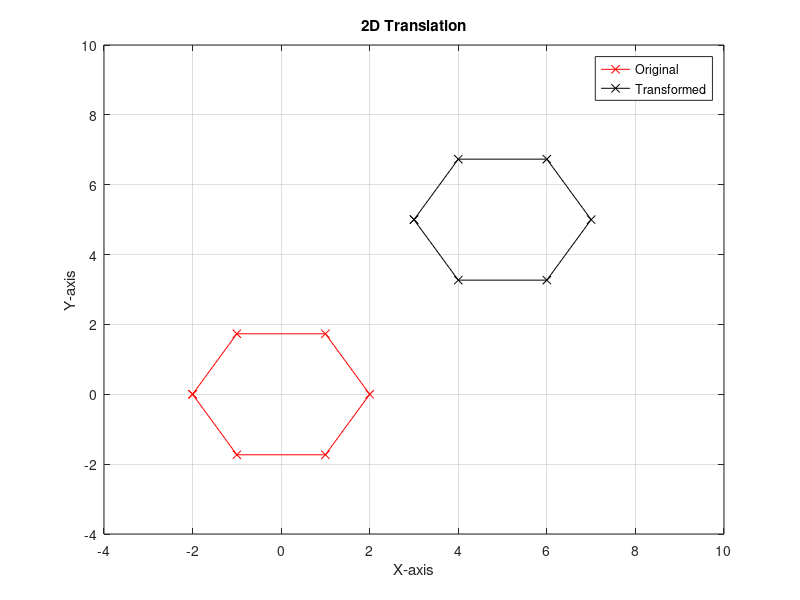
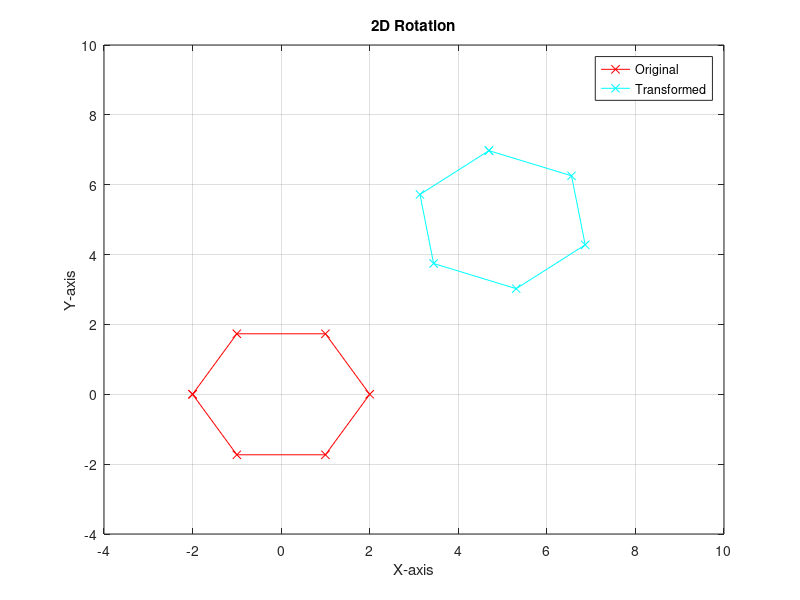
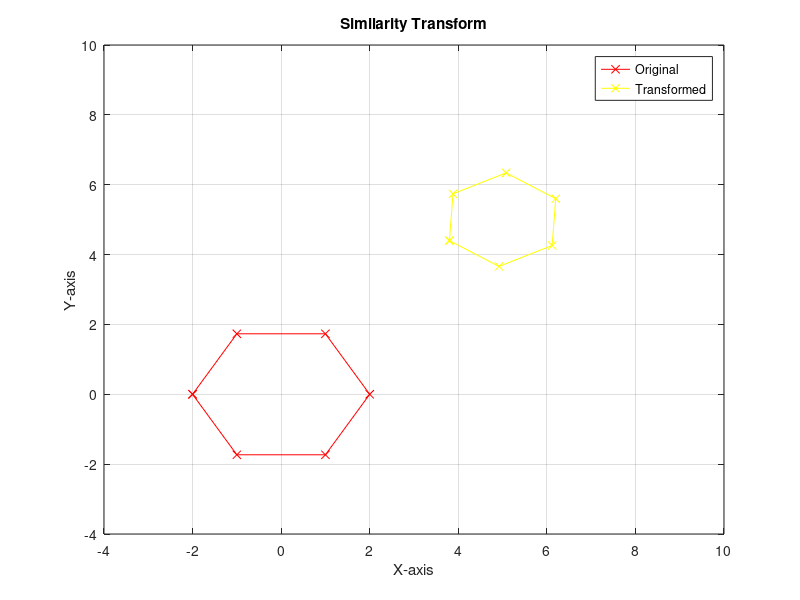
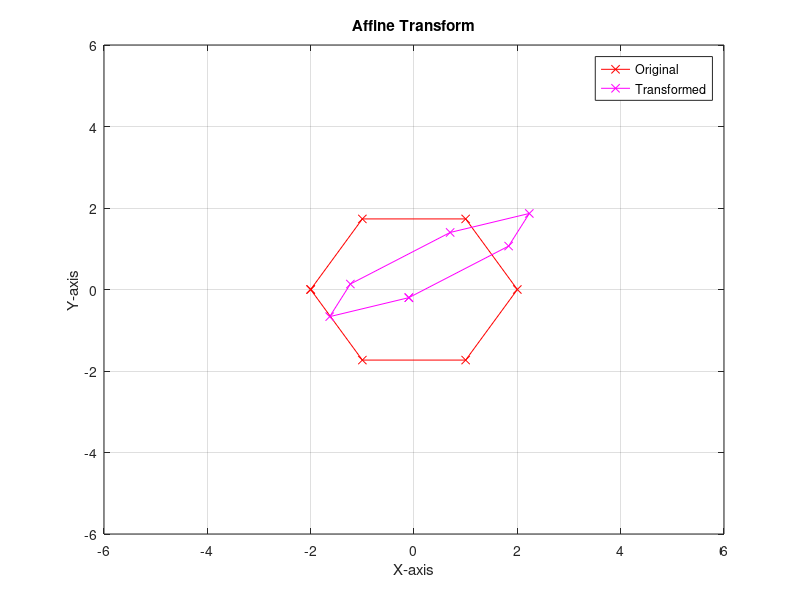

Recreate these plots in MATLAB, in order.
clc;
clear all;
close all;

%Creating a Hexagon
% fig = [-1 -.5 .5 1 .5 -.5 -1;0 .866 .866 0 -.866 -.866 0];

fig = [-2 -1 1 2 1 -1 -2;0 1.732 1.732 0 -1.732 -1.732 0];
%Plottinig the shape

figure(1)
plot(fig(1,1:end),fig(2,1:end),'rx-');
axis([-4 10 -4 10])

%Translation

%Creating [I t] for equation p'=[I t]p
%Assigning values for t1 and t2 and proceeding
t1=5;
t2=5;
It1=[1 0 t1;0 1 t2;0 0 1];
paugu= [fig;1 1 1 1 1 1 1]    %paug is augmented vector
p1= It1*paugu

%Plotting both figures together
hold on
plot(p1(1,1:end),p1(2,1:end),'kx-');
axis([-4 10 -4 10])
title('2D Translation');
xlabel('X-axis');
ylabel('Y-axis');
grid on;
legend('Original','Transformed');
hold off

%Setting w value and obtaining homogenous values
w = 2;
hom1 = w*p1 

%Rotation

%Formula for rotation is p'= [R t]*Paug
% assuming angle is 30 degrees
Rt = [cos(30) -sin(30) t1; sin(30) cos(30) t2; 0 0 1];
p2 = Rt*paugu
hom2 = w*p2 

figure(2)
plot(fig(1,1:end),fig(2,1:end),'rx-');
axis([-6 6 -6 6])

hold on
plot(p2(1,1:end),p2(2,1:end),'cx-');
axis([-4 10 -4 10])
title('2D Rotation');
xlabel('X-axis');
ylabel('Y-axis');
grid on;
legend('Original','Transformed');
hold off

%Similarity Transform
%Assuming  a=0.5 and b=0.2, equation is p' = SR*p + t
a= 0.6;
b= 0.3;
SRt = [a -b t1; b a t2; 0 0 1]
p3 = SRt*paugu
hom3 = w*p3

figure(3)
plot(fig(1,1:end),fig(2,1:end),'rx-');

hold on
plot(p3(1,1:end),p3(2,1:end),'yx-');
axis([-4 10 -4 10])
title('Similarity Transform');
xlabel('X-axis');
ylabel('Y-axis');
legend('Original','Transformed');
grid on;
hold off

%Affine Transform
%Equation is p' = A.paug where A is an arbitrary matrix of size 2x3
A = [0.2 1 0.3;0.4 0.5 0.6];
p4 = A*paugu
hom4 = w*p4

figure(4)
plot(fig(1,1:end),fig(2,1:end),'rx-');
axis([-6 6 -6 6])
hold on
plot(p4(1,1:end),p4(2,1:end),'mx-');
title('Affine Transform');
axis([-6 6 -6 6])
xlabel('X-axis');
ylabel('Y-axis');
legend('Original','Transformed');
grid on;
hold off;

%Projective Transform
%Equation is p~'=H~*p
% H = [1 5 2; 0 1 5 ; 2 1 5];
H = [1 5 2; 0 1 5 ; 2 1 5];
%Homogenous Coordinates.
p5_= H*paugu                        
%Inhomogenous Coordinates
p5 = [p5_(1,1:7)./(p5_(3,1:7));p5_(2,1:7)./(p5_(3,1:7));p5_(3,1:7)./(p5_(3,1:7))]   

figure(5)
plot(fig(1,1:end),fig(2,1:end),'rx-');

hold on
plot(p5(1,1:end),p5(2,1:end),'gx-');
axis([-8 8 -8 8])
title('Projective Transform');
xlabel('X-axis');
ylabel('Y-axis');
legend('Original','Transformed');
grid on;

